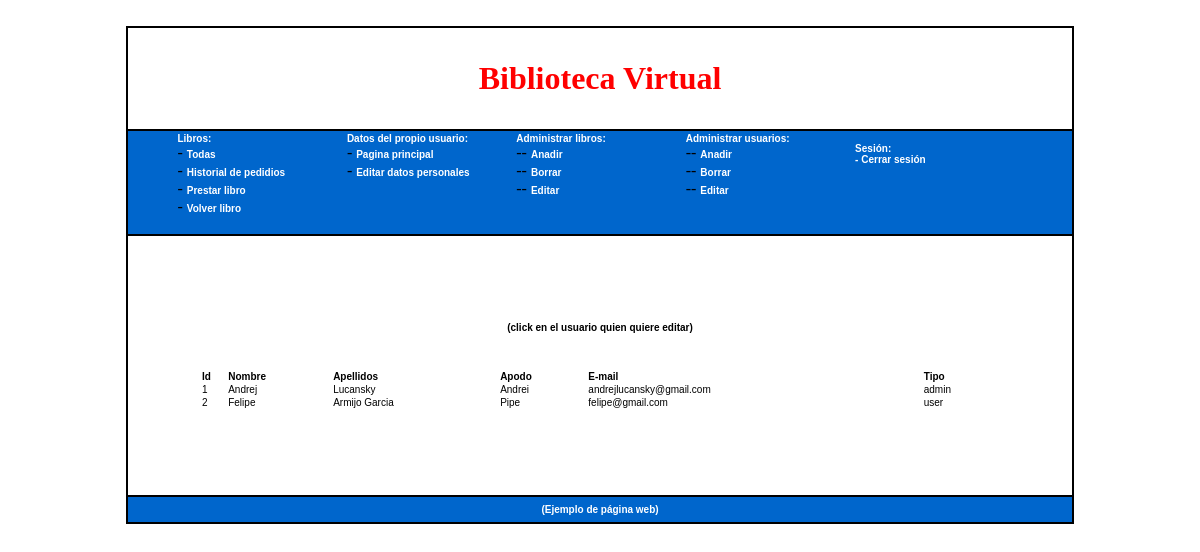
The app's page /index.php?contenido=listarUsuarios&cond=edit (signed in) with its own data.
### tables this page shows
CREATE TABLE IF NOT EXISTS `USUARIO` (
  `id` INT NOT NULL AUTO_INCREMENT,
  `nombre` VARCHAR(45) NULL,
  `apellidos` VARCHAR(45) NULL,
  `email` VARCHAR(45) NULL,
  `tipo` ENUM('user','admin') NULL,
  `password` VARCHAR(45) NOT NULL,
  `apodo` VARCHAR(45) NOT NULL,
  PRIMARY KEY (`id`));

### listarUsuarios.php (the view, shortened to what this page needs)
<?php session_start();
$condicion = $_GET['cond'];
?>
<!DOCTYPE HTML PUBLIC "-//W3C//DTD HTML 4.01 Transitional//EN" "http://www.w3.org/TR/html4/loose.dtd">
<html>
<head>
</head>
<body>
<div align='center' style="font-weight:bold "><?php echo $cabecera; ?><br></div>
<div align='center' style="font-size:x-small;font-weight:bold;font-family:Verdana, Arial, Helvetica, sans-serif ">
    <?php
     if($condicion == "delete") {
         echo "(click en el usuario quien quiere borrar)";
     }else{
         echo "(click en el usuario quien quiere editar)";
     }
    ?>
</div>
<br>
<br>
<table width="85%" border="0" align="center" cellpadding="0"
       style="font-family:Verdana, Arial, Helvetica, sans-serif; font-size:x-small ">
    <tr>
        <td><strong>Id</strong></td>
        <td><strong>Nombre</strong></td>
        <td><strong>Apellidos</strong></td>
        <td><strong>Apodo</strong></td>
        <td><strong>E-mail</strong></td>
        <td><strong>Tipo</strong></td>
    </tr>
    <?php
    $clausula = "SELECT * FROM usuario";
    $result = mysql_query($clausula);
    while ($row = mysql_fetch_array($result)) {
        if($condicion == "delete")
            echo "<tr name=$row[id] onClick=\"window.location='index.php?contenido=borrarUsuario&id=$row[id]'\" onMouseOver=\"bgColor='#0066CC'; this.style.color='#FFFFFF'\" onMouseOut=\"bgColor='#FFFFFF'; this.style.color='#000000'\">";
        else
            echo "<tr name=$row[id] onClick=\"window.location='index.php?contenido=editarUsuario&id=$row[id]'\" onMouseOver=\"bgColor='#0066CC'; this.style.color='#FFFFFF'\" onMouseOut=\"bgColor='#FFFFFF'; this.style.color='#000000'\">";
        echo "<td><span>$row[id]</span></td>";
        echo "<td><span>$row[nombre]</span></td>";
        echo "<td><span>$row[apellidos]</span></td>";
        echo "<td><span>$row[apodo]</span></td>";
        echo "<td><span>$row[email]</span></td>";
        echo "<td><span>$row[tipo]</span></td>";
        echo "</tr>";
    }?>
</table>
</body>
</html>

### records on screen
usuario: id "1", nombre "Andrej", apellidos "Lucansky", apodo "Andrei", email "andrejlucansky@gmail.com", tipo "admin"
usuario: id "2", nombre "Felipe", apellidos "Armijo Garcia", apodo "Pipe", email "felipe@gmail.com", tipo "user"
